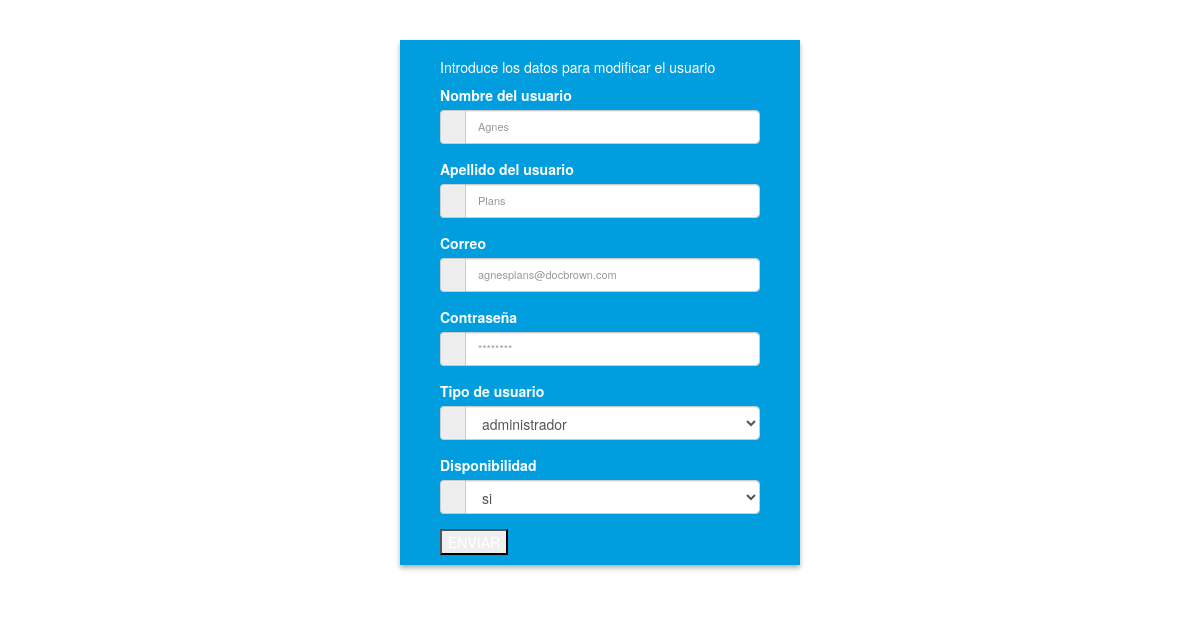
Screenshot of /view/mod.usuarios.php?id_u=1 (signed in) with the database file from the repository.
### tables this page shows
CREATE TABLE `tbl_usuario` (
  `id_u` int(11) NOT NULL,
  `nombre_u` varchar(45) DEFAULT NULL,
  `apellido_u` varchar(45) DEFAULT NULL,
  `correo_u` varchar(100) DEFAULT NULL,
  `contraseña_u` varchar(45) DEFAULT NULL,
  `tipo_u` enum('camarero','administrador') DEFAULT NULL,
  `disponibilidad_u` enum('si','no') DEFAULT NULL
);

### view/mod.usuarios.php (the view, shortened to what this page needs)
<?php
require_once "../services/connection.php";
if ($_SESSION['email']=="") {
    header("location:login.php");
}else {
?>
<!DOCTYPE html>
<html lang="en">
<head>
    <link href="//maxcdn.bootstrapcdn.com/bootstrap/4.1.1/css/bootstrap.min.css" rel="stylesheet" id="bootstrap-css">
    <link href="//maxcdn.bootstrapcdn.com/bootstrap/3.3.0/css/bootstrap.min.css" rel="stylesheet" id="bootstrap-css">
    <link href="../css/form.css" rel="stylesheet">
</head>
<body>
    <?php
        $id_u=$_GET['id_u'];
        $stmt=$pdo->prepare("SELECT * FROM tbl_usuario WHERE id_u=$id_u");
        try{
            $pdo->beginTransaction();
            $stmt->execute();
            $row=$stmt->fetch(PDO::FETCH_ASSOC);
            $nombre_u=$row['nombre_u'];
            $apellido_u=$row['apellido_u'];
            $correo_u=$row['correo_u'];
            $tipo_u=$row['tipo_u'];
            $disponibilidad_u=$row['disponibilidad_u'];
            $pdo->commit();
        } catch (Exception $e) {
            $pdo->rollBack();
            echo "Fallo: " . $e->getMessage();
        }
    ?>
    <div class="container">
		<div class="main">
			<div class="main-center">
			<h5>Introduce los datos para modificar el usuario</h5>
                <form action="../proceses/modificarusuario.php" method="post" enctype="multipart/form-data">
                    <div class="form-group">
                    <label for="nombre_u">Nombre del usuario</label>
                            <div class="input-group">
                                <span class="input-group-addon"><i class="fa fa-user fa" aria-hidden="true"></i></span>
                                <?php echo "<input type='text' class='form-control' name='nombre_u' placeholder='$nombre_u'>";?>
                            </div>
                    </div>
                    <div class="form-group">
                    <label for="apellido_u">Apellido del usuario</label>
                            <div class="input-group">
                                <span class="input-group-addon"><i class="fa fa-users fa" aria-hidden="true"></i></span>
                                <?php echo "<input type='text' class='form-control' name='apellido_u' placeholder='$apellido_u'>";?>
                            </div>
                    </div>
                    <div class="form-group">
                    <label for="correo_u">Correo</label>
                            <div class="input-group">
                                <span class="input-group-addon"><i class="fa fa-envelope fa" aria-hidden="true"></i></span>
                                <?php echo "<input type='email' class='form-control' name='correo_u' placeholder='$correo_u'>";?>
                        </div>
                    </div>
                    <div class="form-group">
                    <label for="contraseña_u">Contraseña</label>
                            <div class="input-group">
                                <span class="input-group-addon"><i class="fa fa-lock fa-lg" aria-hidden="true"></i></span>
                                <?php echo "<input type='password' class='form-control' name='contraseña_u' placeholder='********'>";?>
                            </div>
                    </div>
                    <div class="form-group">
                    <label for="tipo_u">Tipo de usuario</label>
                            <div class="input-group">
                                <span class="input-group-addon"><i class="fa fa-lock fa-lg" aria-hidden="true"></i></span>
                                <select name="tipo_u" class="form-control form-control-lg">
                                <?php echo "<option value='' default>{$tipo_u}</option>";?>
                                </select>
                            </div>
                    </div>
                    <div class="form-group">
                    <label for="disponibilidad_u">Disponibilidad</label>
                            <div class="input-group">
                                <span class="input-group-addon"><i class="fa fa-lock fa-lg" aria-hidden="true"></i></span>
                                <select name="disponibilidad_u" class="form-control form-control-lg">
                                    <?php echo "<option value='' default>{$disponibilidad_u}</option>";?>
                                </select>
                            </div>
                    </div>
                    <button type="submit">ENVIAR</button>
                </form>
			</div>
		</div>
	</div>
</body>
</html>
<?php
}
?>

### css/form.css (style rules this page uses)
.main { padding: 40px 0; }
.main input, .main input::-webkit-input-placeholder { font-size: 11px; padding-top: 3px; }
.main-center { margin-top: 30px; margin: 0 auto; max-width: 400px; padding: 10px 40px; background: #009edf; color: #FFF; text-shadow: none; -webkit-box-shadow: 0px 3px 5px 0px rgba(0, 0, 0, 0.31); -moz-box-shadow: 0px 3px 5px 0px rgba(0, 0, 0, 0.31); box-shadow: 0px 3px 5px 0px rgba(0, 0, 0, 0.31); }

### rows the page displays
tbl_usuario: nombre_u "Agnes", apellido_u "Plans", correo_u "agnesplans@docbrown.com", tipo_u "administrador", disponibilidad_u "si"
